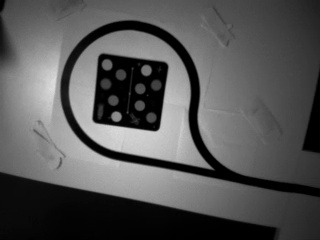
#> input picture table_circle_original.jpg, 320 x 240 px, given as the content of the folder captures/algorithm, which was not available
$ python create_algorithm_contact_sheet.py
#> lines starting #> are read from the running program, lines starting #| are printed output that depends on the picture; after the words box and inside, x2 and y2 are one past the last pixel; in counts of white or black regions, pixels touching at a corner belong together
import cv2
import numpy as np
from pathlib import Path

sources = [
    ("A", Path("captures/algorithm")),
    ("B", Path("captures/algorithm_extra_fixed")),
]

tiles = []

for prefix, folder in sources:
    for path in sorted(folder.glob("*.jpg")):
        img = cv2.imread(str(path))
#> img is the input picture: shape (240, 320, 3); min 0, max 223, mean 84.8

        if img is None:
            print("Unreadable:", path)
            continue

        # First dataset contains raw frames.
        # Extract the documented downward-camera region.
        if prefix == "A":
            if img.shape[0] < 240 or img.shape[1] < 320:
                print("Unexpected dimensions:", path, img.shape)
                continue
            img = img[:240, :320]

        img = cv2.resize(img, (320, 240))

        canvas = np.full((275, 340, 3), 255, dtype=np.uint8)
        canvas[25:265, 10:330] = img
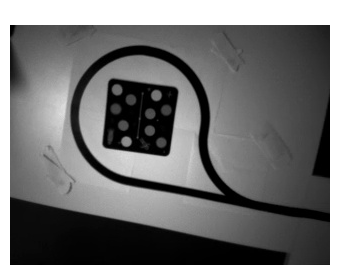
#> canvas: shape (275, 340, 3); min 0, max 255, mean 115.2

        label = f"{prefix}-{path.stem}"
        cv2.putText(
            canvas, label, (10, 19),
            cv2.FONT_HERSHEY_SIMPLEX,
            0.55, (0, 0, 0), 1
        )
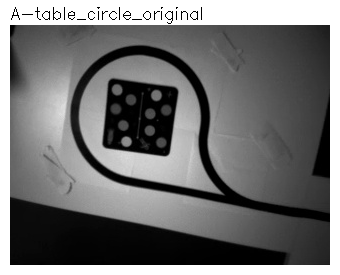
#> canvas: shape (275, 340, 3); 0.44% of pixels changed, all inside (x1, y1, x2, y2) = (11, 7, 202, 24)

        tiles.append(canvas)

if not tiles:
    raise RuntimeError("No valid images found")

columns = 5
rows = (len(tiles) + columns - 1) // columns
#> rows = 1

sheet = np.full(
    (rows * 275, columns * 340, 3),
    235, dtype=np.uint8
)
#> sheet: shape (275, 1700, 3); every value is 235

for i, tile in enumerate(tiles):
    row, col = divmod(i, columns)
    sheet[row*275:(row+1)*275,
          col*340:(col+1)*340] = tile
#> this loop made 2 passes
#> (row, col) on passes 1 to 2: (0, 0), (0, 1)
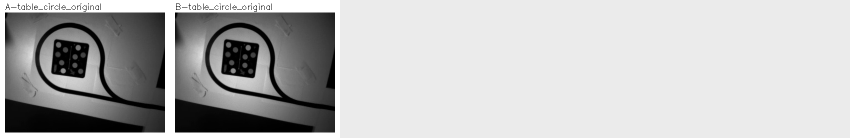
#> sheet: shape (275, 1700, 3) (shown at 1/2 size); min 0, max 255, mean 186.6

output = Path("captures/algorithm_contact_sheet.jpg")
cv2.imwrite(str(output), sheet)

print("Images:", len(tiles))
#| Images: 2
print("Saved:", output)
